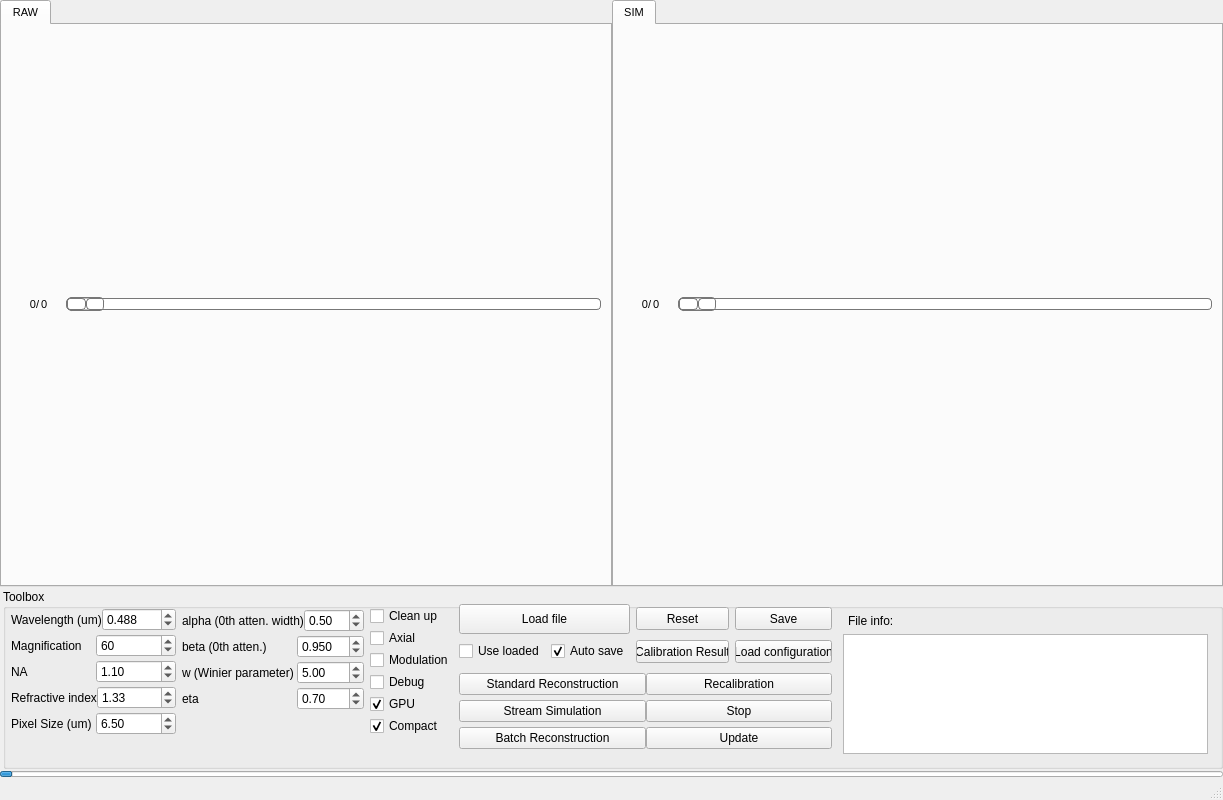
<?xml version="1.0" encoding="UTF-8"?>
<ui version="4.0">
 <class>MainWindow</class>
 <widget class="QMainWindow" name="MainWindow">
  <property name="geometry">
   <rect>
    <x>0</x>
    <y>0</y>
    <width>1223</width>
    <height>800</height>
   </rect>
  </property>
  <property name="minimumSize">
   <size>
    <width>1200</width>
    <height>800</height>
   </size>
  </property>
  <property name="windowTitle">
   <string>MainWindow</string>
  </property>
  <widget class="QWidget" name="centralwidget">
   <layout class="QGridLayout" name="gridLayout">
    <property name="leftMargin">
     <number>0</number>
    </property>
    <property name="topMargin">
     <number>0</number>
    </property>
    <property name="rightMargin">
     <number>0</number>
    </property>
    <property name="bottomMargin">
     <number>1</number>
    </property>
    <property name="horizontalSpacing">
     <number>3</number>
    </property>
    <property name="verticalSpacing">
     <number>2</number>
    </property>
    <item row="0" column="0" colspan="2">
     <layout class="QHBoxLayout" name="horizontalLayout">
      <item>
       <widget class="QTabWidget" name="imgStreamTabW">
        <property name="font">
         <font>
          <pointsize>8</pointsize>
         </font>
        </property>
        <property name="currentIndex">
         <number>0</number>
        </property>
        <widget class="QWidget" name="imgStreamTab">
         <attribute name="title">
          <string>RAW</string>
         </attribute>
         <layout class="QGridLayout" name="gridLayout_8">
          <item row="0" column="0">
           <layout class="QGridLayout" name="rawImageLayout"/>
          </item>
          <item row="1" column="0">
           <layout class="QHBoxLayout" name="horizontalLayout_14">
            <property name="spacing">
             <number>0</number>
            </property>
            <property name="sizeConstraint">
             <enum>QLayout::SetDefaultConstraint</enum>
            </property>
            <item>
             <widget class="QLabel" name="rawImageNth">
              <property name="sizePolicy">
               <sizepolicy hsizetype="Minimum" vsizetype="Preferred">
                <horstretch>0</horstretch>
                <verstretch>0</verstretch>
               </sizepolicy>
              </property>
              <property name="minimumSize">
               <size>
                <width>25</width>
                <height>0</height>
               </size>
              </property>
              <property name="layoutDirection">
               <enum>Qt::LeftToRight</enum>
              </property>
              <property name="text">
               <string>0</string>
              </property>
              <property name="alignment">
               <set>Qt::AlignRight|Qt::AlignTrailing|Qt::AlignVCenter</set>
              </property>
             </widget>
            </item>
            <item>
             <widget class="QLabel" name="label_18">
              <property name="text">
               <string>/</string>
              </property>
             </widget>
            </item>
            <item>
             <widget class="QLabel" name="rawImageNtotal">
              <property name="sizePolicy">
               <sizepolicy hsizetype="Minimum" vsizetype="Preferred">
                <horstretch>0</horstretch>
                <verstretch>0</verstretch>
               </sizepolicy>
              </property>
              <property name="minimumSize">
               <size>
                <width>25</width>
                <height>0</height>
               </size>
              </property>
              <property name="text">
               <string>0</string>
              </property>
             </widget>
            </item>
            <item>
             <widget class="QSlider" name="rawImageSlider">
              <property name="minimumSize">
               <size>
                <width>400</width>
                <height>0</height>
               </size>
              </property>
              <property name="styleSheet">
               <string notr="true">QSlider::groove:horizontal {
border: 1px solid #bbb;
background: white;
height: 10px;
border-radius: 4px;
}

QSlider::sub-page:horizontal {
background: qlineargradient(x1: 0, y1: 0,    x2: 0, y2: 1,
    stop: 0 #66e, stop: 1 #bbf);
background: qlineargradient(x1: 0, y1: 0.2, x2: 1, y2: 1,
    stop: 0 #bbf, stop: 1 #55f);
border: 1px solid #777;
height: 10px;
border-radius: 4px;
}

QSlider::add-page:horizontal {
background: #fff;
border: 1px solid #777;
height: 10px;
border-radius: 4px;
}

QSlider::handle:horizontal {
background: qlineargradient(x1:0, y1:0, x2:1, y2:1,
    stop:0 #eee, stop:1 #ccc);
border: 1px solid #777;
width: 35px;
margin-top: -2px;
margin-bottom: -2px;
border-radius: 4px;
}

QSlider::handle:horizontal:hover {
background: qlineargradient(x1:0, y1:0, x2:1, y2:1,
    stop:0 #fff, stop:1 #ddd);
border: 1px solid #444;
border-radius: 4px;
}

QSlider::sub-page:horizontal:disabled {
background: #bbb;
border-color: #999;
}

QSlider::add-page:horizontal:disabled {
background: #eee;
border-color: #999;
}

QSlider::handle:horizontal:disabled {
background: #eee;
border: 1px solid #aaa;
border-radius: 4px;
}</string>
              </property>
              <property name="maximum">
               <number>500</number>
              </property>
              <property name="orientation">
               <enum>Qt::Horizontal</enum>
              </property>
             </widget>
            </item>
           </layout>
          </item>
         </layout>
        </widget>
       </widget>
      </item>
      <item>
       <widget class="QTabWidget" name="imgCaptured_2">
        <property name="enabled">
         <bool>true</bool>
        </property>
        <property name="font">
         <font>
          <pointsize>8</pointsize>
         </font>
        </property>
        <property name="currentIndex">
         <number>0</number>
        </property>
        <widget class="QWidget" name="imgReconstructedTab">
         <attribute name="title">
          <string>SIM</string>
         </attribute>
         <layout class="QGridLayout" name="gridLayout_2">
          <item row="0" column="0">
           <layout class="QGridLayout" name="simImageLayout"/>
          </item>
          <item row="1" column="0">
           <layout class="QHBoxLayout" name="horizontalLayout_15">
            <property name="spacing">
             <number>0</number>
            </property>
            <item>
             <widget class="QLabel" name="simImageNth">
              <property name="minimumSize">
               <size>
                <width>25</width>
                <height>0</height>
               </size>
              </property>
              <property name="text">
               <string>0</string>
              </property>
              <property name="alignment">
               <set>Qt::AlignRight|Qt::AlignTrailing|Qt::AlignVCenter</set>
              </property>
             </widget>
            </item>
            <item>
             <widget class="QLabel" name="label_21">
              <property name="text">
               <string>/</string>
              </property>
             </widget>
            </item>
            <item>
             <widget class="QLabel" name="simImageNtotal">
              <property name="minimumSize">
               <size>
                <width>25</width>
                <height>0</height>
               </size>
              </property>
              <property name="text">
               <string>0</string>
              </property>
             </widget>
            </item>
            <item>
             <widget class="QSlider" name="simImageSlider">
              <property name="minimumSize">
               <size>
                <width>400</width>
                <height>0</height>
               </size>
              </property>
              <property name="styleSheet">
               <string notr="true">QSlider::groove:horizontal {
border: 1px solid #bbb;
background: white;
height: 10px;
border-radius: 4px;
}

QSlider::sub-page:horizontal {
background: qlineargradient(x1: 0, y1: 0,    x2: 0, y2: 1,
    stop: 0 #66e, stop: 1 #bbf);
background: qlineargradient(x1: 0, y1: 0.2, x2: 1, y2: 1,
    stop: 0 #bbf, stop: 1 #55f);
border: 1px solid #777;
height: 10px;
border-radius: 4px;
}

QSlider::add-page:horizontal {
background: #fff;
border: 1px solid #777;
height: 10px;
border-radius: 4px;
}

QSlider::handle:horizontal {
background: qlineargradient(x1:0, y1:0, x2:1, y2:1,
    stop:0 #eee, stop:1 #ccc);
border: 1px solid #777;
width: 35px;
margin-top: -2px;
margin-bottom: -2px;
border-radius: 4px;
}

QSlider::handle:horizontal:hover {
background: qlineargradient(x1:0, y1:0, x2:1, y2:1,
    stop:0 #fff, stop:1 #ddd);
border: 1px solid #444;
border-radius: 4px;
}

QSlider::sub-page:horizontal:disabled {
background: #bbb;
border-color: #999;
}

QSlider::add-page:horizontal:disabled {
background: #eee;
border-color: #999;
}

QSlider::handle:horizontal:disabled {
background: #eee;
border: 1px solid #aaa;
border-radius: 4px;
}</string>
              </property>
              <property name="maximum">
               <number>500</number>
              </property>
              <property name="orientation">
               <enum>Qt::Horizontal</enum>
              </property>
             </widget>
            </item>
           </layout>
          </item>
         </layout>
        </widget>
       </widget>
      </item>
     </layout>
    </item>
    <item row="2" column="0" colspan="2">
     <widget class="QProgressBar" name="processingBar">
      <property name="maximumSize">
       <size>
        <width>16777215</width>
        <height>6</height>
       </size>
      </property>
      <property name="styleSheet">
       <string notr="true"/>
      </property>
      <property name="value">
       <number>1</number>
      </property>
      <property name="textVisible">
       <bool>false</bool>
      </property>
      <property name="invertedAppearance">
       <bool>false</bool>
      </property>
      <property name="textDirection">
       <enum>QProgressBar::TopToBottom</enum>
      </property>
     </widget>
    </item>
    <item row="1" column="1">
     <widget class="QGroupBox" name="TestGroup">
      <property name="sizePolicy">
       <sizepolicy hsizetype="MinimumExpanding" vsizetype="Preferred">
        <horstretch>0</horstretch>
        <verstretch>0</verstretch>
       </sizepolicy>
      </property>
      <property name="minimumSize">
       <size>
        <width>50</width>
        <height>180</height>
       </size>
      </property>
      <property name="title">
       <string>Toolbox</string>
      </property>
      <widget class="QWidget" name="layoutWidget">
       <property name="geometry">
        <rect>
         <x>456</x>
         <y>79</y>
         <width>373</width>
         <height>89</height>
        </rect>
       </property>
       <layout class="QVBoxLayout" name="verticalLayout_3">
        <property name="spacing">
         <number>0</number>
        </property>
        <item>
         <layout class="QHBoxLayout" name="horizontalLayout_16">
          <item>
           <widget class="QPushButton" name="standardSimuButton">
            <property name="minimumSize">
             <size>
              <width>0</width>
              <height>20</height>
             </size>
            </property>
            <property name="text">
             <string>Standard Reconstruction</string>
            </property>
           </widget>
          </item>
          <item>
           <widget class="QPushButton" name="standardSimuUpdate">
            <property name="text">
             <string>Recalibration</string>
            </property>
           </widget>
          </item>
         </layout>
        </item>
        <item>
         <layout class="QHBoxLayout" name="horizontalLayout_17">
          <item>
           <widget class="QPushButton" name="streamSimuButton">
            <property name="minimumSize">
             <size>
              <width>0</width>
              <height>20</height>
             </size>
            </property>
            <property name="text">
             <string>Stream Simulation</string>
            </property>
           </widget>
          </item>
          <item>
           <widget class="QPushButton" name="streamSimuStop">
            <property name="text">
             <string>Stop</string>
            </property>
           </widget>
          </item>
         </layout>
        </item>
        <item>
         <layout class="QHBoxLayout" name="horizontalLayout_18">
          <item>
           <widget class="QPushButton" name="batchSimuButton">
            <property name="minimumSize">
             <size>
              <width>0</width>
              <height>20</height>
             </size>
            </property>
            <property name="text">
             <string>Batch Reconstruction</string>
            </property>
           </widget>
          </item>
          <item>
           <widget class="QPushButton" name="batchSimuUpdate">
            <property name="text">
             <string>Update</string>
            </property>
           </widget>
          </item>
         </layout>
        </item>
       </layout>
      </widget>
      <widget class="QWidget" name="layoutWidget">
       <property name="geometry">
        <rect>
         <x>456</x>
         <y>15</y>
         <width>373</width>
         <height>61</height>
        </rect>
       </property>
       <layout class="QGridLayout" name="gridLayout_3">
        <item row="0" column="0">
         <widget class="QPushButton" name="loadFileButton">
          <property name="minimumSize">
           <size>
            <width>158</width>
            <height>30</height>
           </size>
          </property>
          <property name="text">
           <string>Load file</string>
          </property>
         </widget>
        </item>
        <item row="0" column="1">
         <widget class="QPushButton" name="resetMeasureButton">
          <property name="sizePolicy">
           <sizepolicy hsizetype="Minimum" vsizetype="Minimum">
            <horstretch>0</horstretch>
            <verstretch>0</verstretch>
           </sizepolicy>
          </property>
          <property name="minimumSize">
           <size>
            <width>70</width>
            <height>20</height>
           </size>
          </property>
          <property name="maximumSize">
           <size>
            <width>16777215</width>
            <height>23</height>
           </size>
          </property>
          <property name="text">
           <string>Reset</string>
          </property>
         </widget>
        </item>
        <item row="0" column="2">
         <widget class="QPushButton" name="calibrationSave">
          <property name="sizePolicy">
           <sizepolicy hsizetype="Minimum" vsizetype="Minimum">
            <horstretch>0</horstretch>
            <verstretch>0</verstretch>
           </sizepolicy>
          </property>
          <property name="minimumSize">
           <size>
            <width>70</width>
            <height>20</height>
           </size>
          </property>
          <property name="maximumSize">
           <size>
            <width>16777215</width>
            <height>23</height>
           </size>
          </property>
          <property name="text">
           <string>Save</string>
          </property>
         </widget>
        </item>
        <item row="1" column="0">
         <layout class="QHBoxLayout" name="horizontalLayout_13">
          <item>
           <widget class="QCheckBox" name="useLoadedResultsCheck">
            <property name="sizePolicy">
             <sizepolicy hsizetype="Minimum" vsizetype="Fixed">
              <horstretch>0</horstretch>
              <verstretch>1</verstretch>
             </sizepolicy>
            </property>
            <property name="layoutDirection">
             <enum>Qt::LeftToRight</enum>
            </property>
            <property name="autoFillBackground">
             <bool>false</bool>
            </property>
            <property name="text">
             <string>Use loaded</string>
            </property>
           </widget>
          </item>
          <item>
           <widget class="QCheckBox" name="autoSaveCalibration">
            <property name="text">
             <string>Auto save</string>
            </property>
            <property name="checked">
             <bool>true</bool>
            </property>
           </widget>
          </item>
         </layout>
        </item>
        <item row="1" column="1">
         <widget class="QPushButton" name="calibrationResult">
          <property name="sizePolicy">
           <sizepolicy hsizetype="Minimum" vsizetype="Minimum">
            <horstretch>0</horstretch>
            <verstretch>0</verstretch>
           </sizepolicy>
          </property>
          <property name="minimumSize">
           <size>
            <width>70</width>
            <height>23</height>
           </size>
          </property>
          <property name="maximumSize">
           <size>
            <width>16777215</width>
            <height>23</height>
           </size>
          </property>
          <property name="text">
           <string>Calibration Result</string>
          </property>
         </widget>
        </item>
        <item row="1" column="2">
         <widget class="QPushButton" name="calibrationLoad">
          <property name="sizePolicy">
           <sizepolicy hsizetype="Minimum" vsizetype="Minimum">
            <horstretch>0</horstretch>
            <verstretch>0</verstretch>
           </sizepolicy>
          </property>
          <property name="minimumSize">
           <size>
            <width>70</width>
            <height>23</height>
           </size>
          </property>
          <property name="maximumSize">
           <size>
            <width>16777215</width>
            <height>23</height>
           </size>
          </property>
          <property name="text">
           <string>Load configuration</string>
          </property>
         </widget>
        </item>
       </layout>
      </widget>
      <widget class="QWidget" name="layoutWidget">
       <property name="geometry">
        <rect>
         <x>8</x>
         <y>16</y>
         <width>165</width>
         <height>136</height>
        </rect>
       </property>
       <layout class="QVBoxLayout" name="verticalLayout">
        <property name="spacing">
         <number>0</number>
        </property>
        <item>
         <layout class="QHBoxLayout" name="horizontalLayout_6">
          <item>
           <widget class="QLabel" name="label_9">
            <property name="minimumSize">
             <size>
              <width>85</width>
              <height>0</height>
             </size>
            </property>
            <property name="text">
             <string>Wavelength (um)</string>
            </property>
           </widget>
          </item>
          <item>
           <widget class="QDoubleSpinBox" name="wavelengthValue">
            <property name="minimumSize">
             <size>
              <width>70</width>
              <height>0</height>
             </size>
            </property>
            <property name="readOnly">
             <bool>false</bool>
            </property>
            <property name="decimals">
             <number>3</number>
            </property>
            <property name="maximum">
             <double>2.000000000000000</double>
            </property>
            <property name="value">
             <double>0.488000000000000</double>
            </property>
           </widget>
          </item>
         </layout>
        </item>
        <item>
         <layout class="QHBoxLayout" name="horizontalLayout_3">
          <item>
           <widget class="QLabel" name="label_7">
            <property name="minimumSize">
             <size>
              <width>85</width>
              <height>0</height>
             </size>
            </property>
            <property name="text">
             <string>Magnification</string>
            </property>
           </widget>
          </item>
          <item>
           <widget class="QSpinBox" name="magnificationValue">
            <property name="minimumSize">
             <size>
              <width>70</width>
              <height>0</height>
             </size>
            </property>
            <property name="value">
             <number>60</number>
            </property>
           </widget>
          </item>
         </layout>
        </item>
        <item>
         <layout class="QHBoxLayout" name="horizontalLayout_4">
          <item>
           <widget class="QLabel" name="label_8">
            <property name="minimumSize">
             <size>
              <width>85</width>
              <height>0</height>
             </size>
            </property>
            <property name="text">
             <string>NA</string>
            </property>
           </widget>
          </item>
          <item>
           <widget class="QDoubleSpinBox" name="naValue">
            <property name="minimumSize">
             <size>
              <width>70</width>
              <height>0</height>
             </size>
            </property>
            <property name="maximum">
             <double>1.500000000000000</double>
            </property>
            <property name="value">
             <double>1.100000000000000</double>
            </property>
           </widget>
          </item>
         </layout>
        </item>
        <item>
         <layout class="QHBoxLayout" name="horizontalLayout_5">
          <item>
           <widget class="QLabel" name="label_10">
            <property name="minimumSize">
             <size>
              <width>85</width>
              <height>0</height>
             </size>
            </property>
            <property name="text">
             <string>Refractive index</string>
            </property>
           </widget>
          </item>
          <item>
           <widget class="QDoubleSpinBox" name="nValue">
            <property name="minimumSize">
             <size>
              <width>70</width>
              <height>0</height>
             </size>
            </property>
            <property name="maximum">
             <double>2.000000000000000</double>
            </property>
            <property name="value">
             <double>1.330000000000000</double>
            </property>
           </widget>
          </item>
         </layout>
        </item>
        <item>
         <layout class="QHBoxLayout" name="horizontalLayout_7">
          <item>
           <widget class="QLabel" name="label_6">
            <property name="minimumSize">
             <size>
              <width>85</width>
              <height>0</height>
             </size>
            </property>
            <property name="text">
             <string>Pixel Size (um)</string>
            </property>
           </widget>
          </item>
          <item>
           <widget class="QDoubleSpinBox" name="pixelsizeValue">
            <property name="minimumSize">
             <size>
              <width>70</width>
              <height>0</height>
             </size>
            </property>
            <property name="value">
             <double>6.500000000000000</double>
            </property>
           </widget>
          </item>
         </layout>
        </item>
       </layout>
      </widget>
      <widget class="QWidget" name="layoutWidget">
       <property name="geometry">
        <rect>
         <x>179</x>
         <y>17</y>
         <width>182</width>
         <height>108</height>
        </rect>
       </property>
       <layout class="QVBoxLayout" name="verticalLayout_5">
        <property name="spacing">
         <number>0</number>
        </property>
        <item>
         <layout class="QHBoxLayout" name="horizontalLayout_8">
          <item>
           <widget class="QLabel" name="label_11">
            <property name="minimumSize">
             <size>
              <width>115</width>
              <height>0</height>
             </size>
            </property>
            <property name="text">
             <string>alpha (0th atten. width)</string>
            </property>
           </widget>
          </item>
          <item>
           <widget class="QDoubleSpinBox" name="alphaValue">
            <property name="maximum">
             <double>1.500000000000000</double>
            </property>
            <property name="singleStep">
             <double>0.100000000000000</double>
            </property>
            <property name="value">
             <double>0.500000000000000</double>
            </property>
           </widget>
          </item>
         </layout>
        </item>
        <item>
         <layout class="QHBoxLayout" name="horizontalLayout_9">
          <item>
           <widget class="QLabel" name="label_12">
            <property name="minimumSize">
             <size>
              <width>115</width>
              <height>0</height>
             </size>
            </property>
            <property name="text">
             <string>beta (0th atten.)</string>
            </property>
           </widget>
          </item>
          <item>
           <widget class="QDoubleSpinBox" name="betaValue">
            <property name="decimals">
             <number>3</number>
            </property>
            <property name="maximum">
             <double>1.500000000000000</double>
            </property>
            <property name="singleStep">
             <double>0.010000000000000</double>
            </property>
            <property name="value">
             <double>0.950000000000000</double>
            </property>
           </widget>
          </item>
         </layout>
        </item>
        <item>
         <layout class="QHBoxLayout" name="horizontalLayout_10">
          <item>
           <widget class="QLabel" name="label_13">
            <property name="minimumSize">
             <size>
              <width>115</width>
              <height>0</height>
             </size>
            </property>
            <property name="text">
             <string>w (Winier parameter)</string>
            </property>
           </widget>
          </item>
          <item>
           <widget class="QDoubleSpinBox" name="wValue">
            <property name="maximum">
             <double>10.000000000000000</double>
            </property>
            <property name="singleStep">
             <double>0.100000000000000</double>
            </property>
            <property name="value">
             <double>5.000000000000000</double>
            </property>
           </widget>
          </item>
         </layout>
        </item>
        <item>
         <layout class="QHBoxLayout" name="horizontalLayout_11">
          <item>
           <widget class="QLabel" name="label_14">
            <property name="minimumSize">
             <size>
              <width>115</width>
              <height>0</height>
             </size>
            </property>
            <property name="text">
             <string>eta</string>
            </property>
           </widget>
          </item>
          <item>
           <widget class="QDoubleSpinBox" name="etaValue">
            <property name="maximum">
             <double>1.500000000000000</double>
            </property>
            <property name="singleStep">
             <double>0.010000000000000</double>
            </property>
            <property name="value">
             <double>0.700000000000000</double>
            </property>
           </widget>
          </item>
         </layout>
        </item>
       </layout>
      </widget>
      <widget class="QWidget" name="layoutWidget">
       <property name="geometry">
        <rect>
         <x>367</x>
         <y>16</y>
         <width>82</width>
         <height>134</height>
        </rect>
       </property>
       <layout class="QVBoxLayout" name="verticalLayout_6">
        <property name="spacing">
         <number>1</number>
        </property>
        <property name="sizeConstraint">
         <enum>QLayout::SetMinimumSize</enum>
        </property>
        <item>
         <widget class="QCheckBox" name="cleanupCheck">
          <property name="minimumSize">
           <size>
            <width>80</width>
            <height>0</height>
           </size>
          </property>
          <property name="text">
           <string>Clean up</string>
          </property>
         </widget>
        </item>
        <item>
         <widget class="QCheckBox" name="axialCheck">
          <property name="minimumSize">
           <size>
            <width>80</width>
            <height>0</height>
           </size>
          </property>
          <property name="text">
           <string>Axial</string>
          </property>
         </widget>
        </item>
        <item>
         <widget class="QCheckBox" name="usemodulationCheck">
          <property name="minimumSize">
           <size>
            <width>80</width>
            <height>0</height>
           </size>
          </property>
          <property name="text">
           <string>Modulation</string>
          </property>
          <property name="checked">
           <bool>false</bool>
          </property>
         </widget>
        </item>
        <item>
         <widget class="QCheckBox" name="debugCheck">
          <property name="minimumSize">
           <size>
            <width>80</width>
            <height>0</height>
           </size>
          </property>
          <property name="text">
           <string>Debug</string>
          </property>
         </widget>
        </item>
        <item>
         <widget class="QCheckBox" name="gpuCheck">
          <property name="minimumSize">
           <size>
            <width>80</width>
            <height>0</height>
           </size>
          </property>
          <property name="text">
           <string>GPU</string>
          </property>
          <property name="checkable">
           <bool>true</bool>
          </property>
          <property name="checked">
           <bool>true</bool>
          </property>
          <property name="tristate">
           <bool>false</bool>
          </property>
         </widget>
        </item>
        <item>
         <widget class="QCheckBox" name="compactCheck">
          <property name="text">
           <string>Compact</string>
          </property>
          <property name="checked">
           <bool>true</bool>
          </property>
         </widget>
        </item>
       </layout>
      </widget>
      <widget class="QTextBrowser" name="fileInfo">
       <property name="geometry">
        <rect>
         <x>840</x>
         <y>45</y>
         <width>365</width>
         <height>120</height>
        </rect>
       </property>
      </widget>
      <widget class="QLabel" name="label">
       <property name="geometry">
        <rect>
         <x>845</x>
         <y>25</y>
         <width>47</width>
         <height>13</height>
        </rect>
       </property>
       <property name="text">
        <string>File info:</string>
       </property>
      </widget>
     </widget>
    </item>
   </layout>
  </widget>
  <widget class="QStatusBar" name="statusbar"/>
 </widget>
 <resources/>
 <connections/>
</ui>
